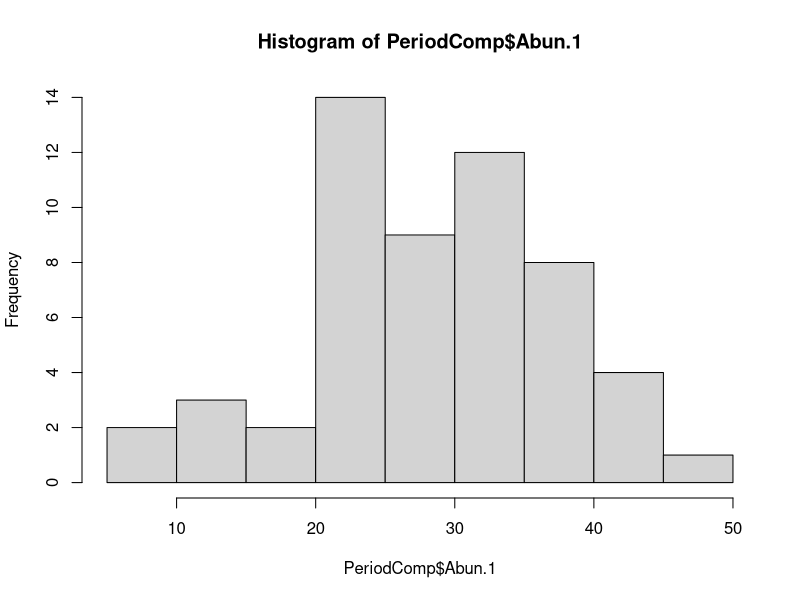
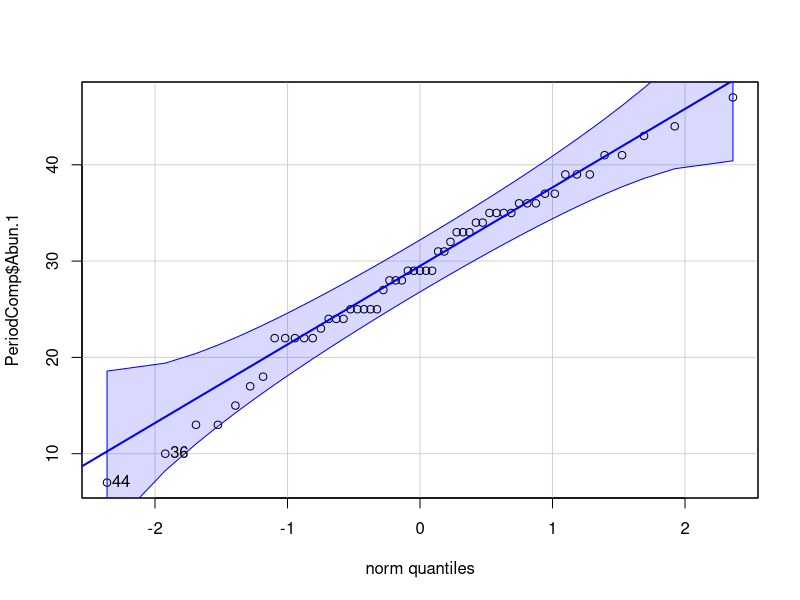
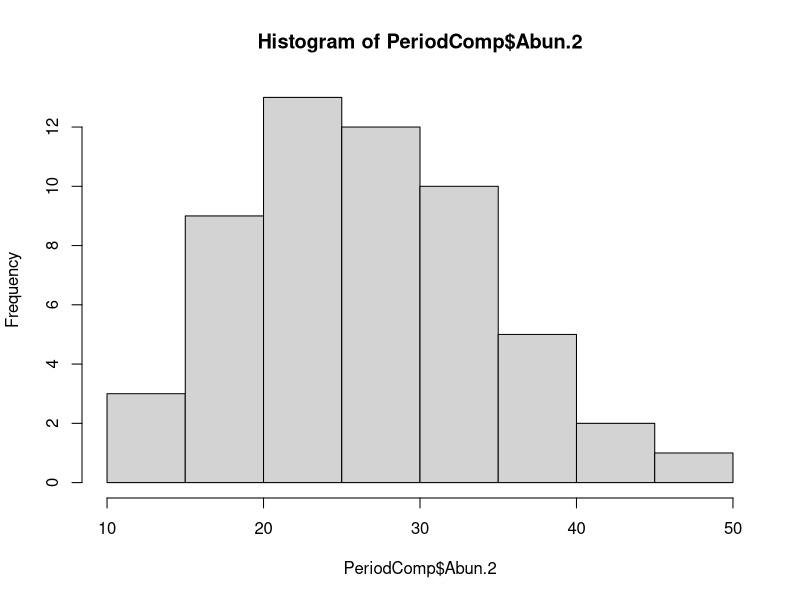
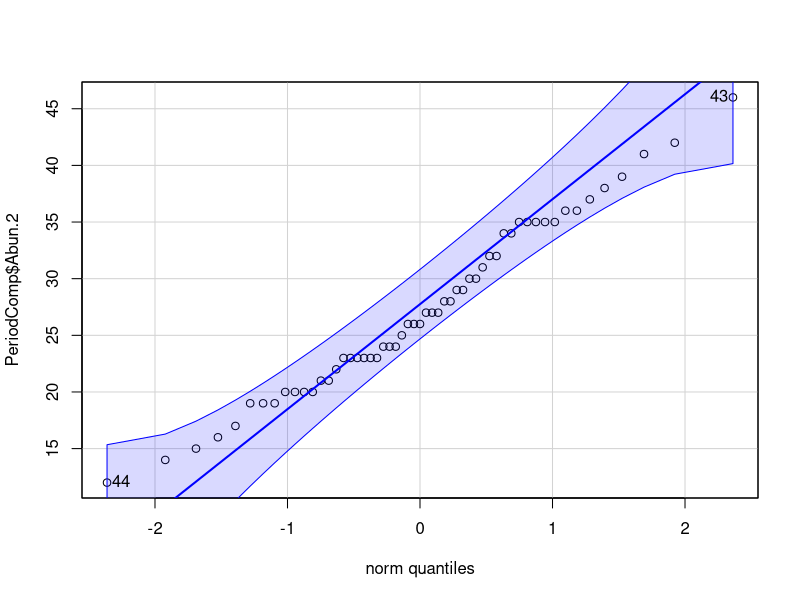
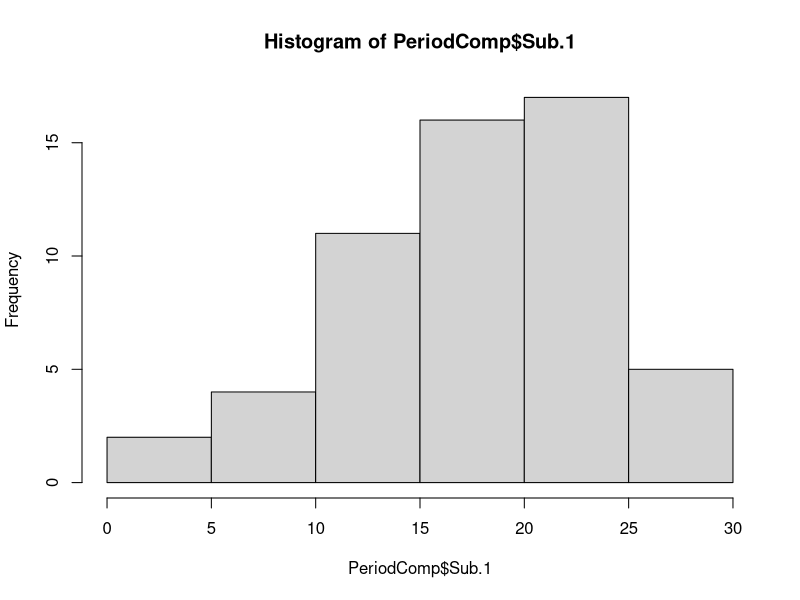
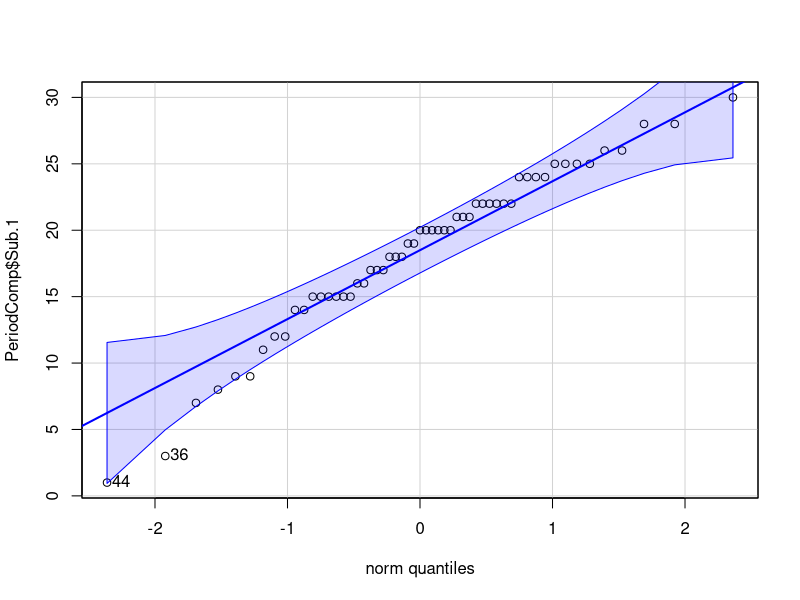
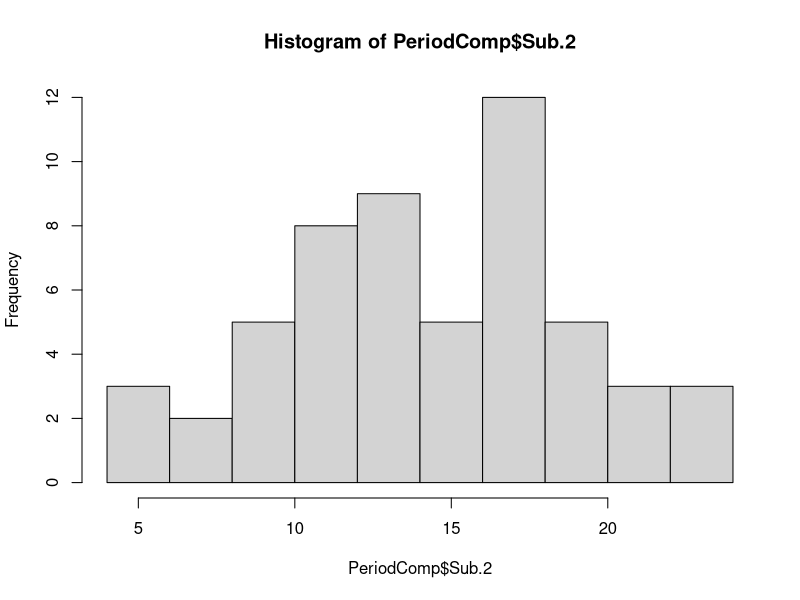
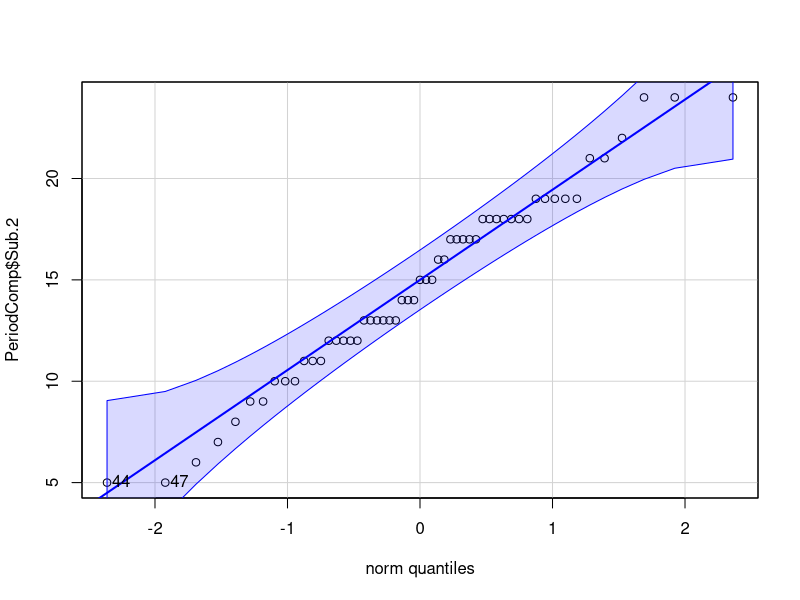

Write R code to recreate these figures, in order.
#Assignment 2 R-script

#Load necessary packages
library(tidyverse)
library(here)
library(car)
library(dplyr)
library(ggpubr)
library(rstatix)
library(coin)

#Upload dataset to R session
PeriodComp <- read.csv(here("WMI_SpeciesAbun_PeriodGroup.csv"))

#check read-in of dataframe
summary(PeriodComp)
head(PeriodComp)

#check wetland sites in the data - repeats of the same site with spelling error, sites missing, etc...
print(PeriodComp$Wetland.Name)

#check if functional classes add to total abundance value
TotAbun1Test <- PeriodComp$Emer.1 + PeriodComp$Float.1 + PeriodComp$Sub.1
head(PeriodComp$Abun.1,10)
head(TotAbun1Test, 10)
#numbers match

#check to see if data has a normal distribution to use parametric t-tests
#Abundance for Period 1 and 2
hist(PeriodComp$Abun.1, plot=TRUE)
qqPlot(PeriodComp$Abun.1)
hist(PeriodComp$Abun.2, plot=TRUE)
qqPlot(PeriodComp$Abun.2)

#Submergent abundance for Period 1 and 2
hist(PeriodComp$Sub.1, plot=TRUE)
qqPlot(PeriodComp$Sub.1)
hist(PeriodComp$Sub.2, plot=TRUE)
qqPlot(PeriodComp$Sub.2)

#Terrestrial abundance for Period 1 and 2
hist(PeriodComp$Terr.1, plot=TRUE)
qqPlot(PeriodComp$Terr.1)
hist(PeriodComp$Terr.2, plot=TRUE)
qqPlot(PeriodComp$Terr.2)

#reasonable to use parametric for abundance and submergent, not terrestrial
#use Wilcoxon signed rank for all for easier comparison and consistency


#create subsets of data for Abundance, Submergent, Terrestrial
AbunSubset <- PeriodComp[c(1:703),c(2,5,12)]
summary(AbunSubset)
SubSubset <- PeriodComp[c(1:703),c(2,8,15)]
summary(SubSubset)
TerrSubset <- PeriodComp[c(1:703),c(2,9,16)]
summary(TerrSubset)

#gather Abundance, Submergent and Terrestrial into same column
AbunSub.long <- pivot_longer(AbunSubset, cols=!Wetland.Name, names_to="PerAbun", values_to="TotAbun")
print(AbunSub.long)
SubSub.long <- pivot_longer(SubSubset, cols=!Wetland.Name, names_to="PerSub", values_to="TotSub")
print(SubSub.long)
TerrSub.long <- pivot_longer(TerrSubset, cols=!Wetland.Name, names_to="PerTerr", values_to="TotTerr")
print(TerrSub.long)

#creating weights
AbunSub.long %>%
  group_by(PerAbun) %>%
  get_summary_stats(TotAbun, type = "median_iqr")

#box plots
# Plot weight by Period and color by Period
ggboxplot(AbunSub.long, x = "PerAbun", y = "TotAbun", 
          color = "PerAbun", palette = c("#00AFBB", "#E7B800"),
          order = c("Abun.1", "Abun.2"),
          ylab = "Species abundance", xlab = "Period of collection")

#running into error message for boxplot
#not sure why from looking online? Help would be appreciated!

#after which I would run boxplot analysis and Wilcoxon signed rank tests on abundance
#and submergent and terrestrial plant species
